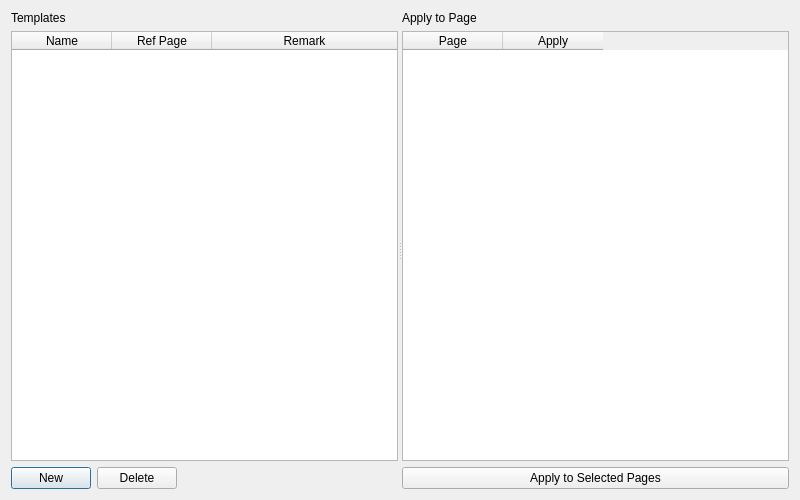
<?xml version="1.0" encoding="UTF-8"?>
<ui version="4.0">
 <class>TemplateManagerDialog</class>
 <widget class="QDialog" name="TemplateManagerDialog">
  <property name="geometry">
   <rect>
    <x>0</x>
    <y>0</y>
    <width>800</width>
    <height>500</height>
   </rect>
  </property>
  <property name="windowTitle">
   <string>Template Manager</string>
  </property>
  <layout class="QVBoxLayout" name="verticalLayout">
   <item>
    <widget class="QSplitter" name="splitter">
     <property name="orientation">
      <enum>Qt::Horizontal</enum>
     </property>
     <widget class="QWidget" name="left_widget" native="true">
      <layout class="QVBoxLayout" name="left_layout">
       <property name="margin">
        <number>0</number>
       </property>
       <item>
        <widget class="QLabel" name="label">
         <property name="text">
          <string>Templates</string>
         </property>
        </widget>
       </item>
       <item>
        <widget class="QTableWidget" name="template_table">
         <property name="selectionBehavior">
          <enum>QAbstractItemView::SelectRows</enum>
         </property>
         <property name="selectionMode">
          <enum>QAbstractItemView::SingleSelection</enum>
         </property>
         <attribute name="horizontalHeaderStretchLastSection">
          <bool>true</bool>
         </attribute>
         <column>
          <property name="text">
           <string>Name</string>
          </property>
         </column>
         <column>
          <property name="text">
           <string>Ref Page</string>
          </property>
         </column>
         <column>
          <property name="text">
           <string>Remark</string>
          </property>
         </column>
        </widget>
       </item>
       <item>
        <layout class="QHBoxLayout" name="btn_layout">
         <item>
          <widget class="QPushButton" name="btn_new">
           <property name="text">
            <string>New</string>
           </property>
          </widget>
         </item>
         <item>
          <widget class="QPushButton" name="btn_delete">
           <property name="text">
            <string>Delete</string>
           </property>
          </widget>
         </item>
         <item>
          <spacer name="horizontalSpacer">
           <property name="orientation">
            <enum>Qt::Horizontal</enum>
           </property>
           <property name="sizeHint" stdset="0">
            <size>
             <width>40</width>
             <height>20</height>
            </size>
           </property>
          </spacer>
         </item>
        </layout>
       </item>
      </layout>
     </widget>
     <widget class="QWidget" name="right_widget" native="true">
      <layout class="QVBoxLayout" name="right_layout">
       <property name="margin">
        <number>0</number>
       </property>
       <item>
        <widget class="QLabel" name="label_2">
         <property name="text">
          <string>Apply to Page</string>
         </property>
        </widget>
       </item>
       <item>
        <widget class="QTableWidget" name="page_table">
         <property name="editTriggers">
          <set>QAbstractItemView::NoEditTriggers</set>
         </property>
         <property name="selectionBehavior">
          <enum>QAbstractItemView::SelectRows</enum>
         </property>
         <property name="selectionMode">
          <enum>QAbstractItemView::ExtendedSelection</enum>
         </property>
         <property name="contextMenuPolicy">
          <enum>Qt::CustomContextMenu</enum>
         </property>
         <column>
          <property name="text">
           <string>Page</string>
          </property>
         </column>
         <column>
          <property name="text">
           <string>Apply</string>
          </property>
         </column>
        </widget>
       </item>
       <item>
        <widget class="QPushButton" name="btn_apply">
         <property name="text">
          <string>Apply to Selected Pages</string>
         </property>
        </widget>
       </item>
      </layout>
     </widget>
    </widget>
   </item>
  </layout>
 </widget>
 <resources/>
 <connections/>
</ui>
